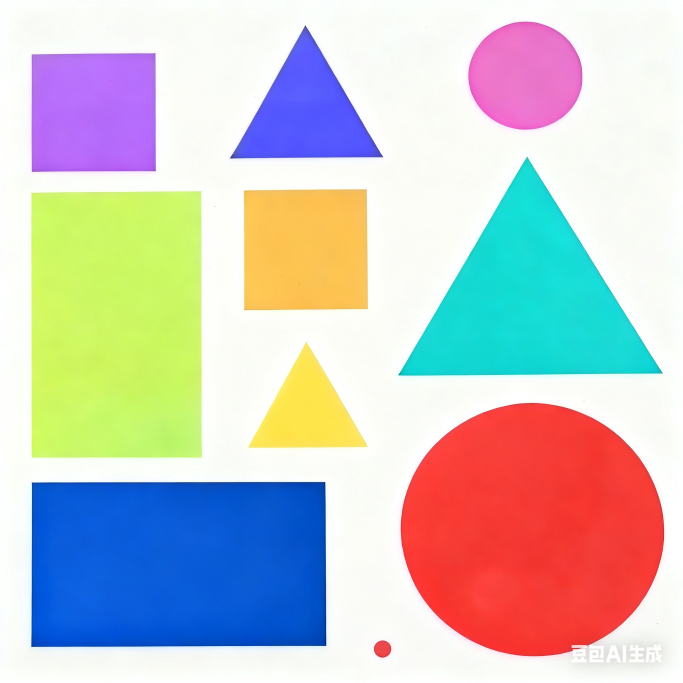
//> input picture OpenCV/course/img/shape.png, 2048 x 2048 px (shown at 1/3 size)
$ ./ShapesDetection   (built with g++ and OpenCV 4)
//> lines starting //> are read from the running program, lines starting //| are printed output that depends on the picture; after the words box and inside, x2 and y2 are one past the last pixel; in counts of white or black regions, pixels touching at a corner belong together
#include <opencv2/opencv.hpp>

//获取轮廓
void getContours(cv::Mat imgDil, cv::Mat img)
{
    // 存储轮廓的容器：每个轮廓是一个点集（vector<cv::Point>）
    std::vector< std::vector<cv::Point> > contours;
    // 存储轮廓层级关系的容器（父子轮廓的索引信息），向量中的每个元素是cv::Vec4i(4个int向量)-[next, previous, child, parent]
    std::vector<cv::Vec4i> hierarchy;
    // 检测轮廓
    cv::findContours(imgDil, contours, hierarchy, cv::RETR_EXTERNAL, cv::CHAIN_APPROX_SIMPLE);
    // 在原图上绘制轮廓（-1——绘制所有轮廓,0——绘制第1个轮廓）
    //cv::drawContours(img, contours, -1, cv::Scalar(255,0,255), 2);

    // 定义一个容器，用于存储每个轮廓的多边形逼近结果 - Polygon多边形
    std::vector< std::vector<cv::Point> > conPoly(contours.size()); //一定要在循环外
    // 存储每个多边形的最小边界矩形（Rect类型，包含左上角和宽高）
    std::vector<cv::Rect> boundRect(contours.size()); //一定要在循环外
    std::string objectType;

    //用面积过滤微小干扰
    for(int i=0; i<contours.size(); i++)
    {
        int area = contourArea(contours[i]);
        std::cout << area << std::endl;
        if(area > 1000)
        {
            //cv::drawContours(img, contours, i, cv::Scalar(255,0,255), 2);

            //多边形拟合
            // 计算轮廓的周长（true表示轮廓闭合）
            float peri = cv::arcLength(contours[i], true);
            // 多边形逼近（简化轮廓）
            // 参数：输入轮廓、输出多边形顶点、逼近精度（0.02*周长，值越小越接近原轮廓）、是否闭合
            cv::approxPolyDP(contours[i], conPoly[i], 0.02*peri, true);
            // 绘制简化后的多边形（紫色线条）
            cv::drawContours(img, conPoly, i, cv::Scalar(255,0,255), 2);
            std::cout << conPoly[i].size() << std::endl;

            //绘制外接矩形
            // 计算多边形的最小边界矩形（能完全包围多边形的最小矩形）
            boundRect[i] = cv::boundingRect(conPoly[i]);
            // 绘制边界矩形（绿色线条，线宽5）
            // tl()——左上角"top-left"，br()右下角——"bottom-right"
            rectangle(img, boundRect[i].tl(), boundRect[i].br(), cv::Scalar(0, 255, 0), 2);

            //根据顶点数判断形状
            int objCor = (int)conPoly[i].size(); //获取多边形顶点数
            if(objCor == 3) { objectType = "Triangle"; }
            else if(objCor == 4)
            {
                float aspRatio = (float)boundRect[i].width / (float)boundRect[i].height; //宽高比
                std::cout << aspRatio << std::endl;
                if(aspRatio>0.95 && aspRatio<1.05) { objectType = "Square"; }
                else { objectType = "Rectangle"; }
            }
            else if(objCor > 4) { objectType = "Circle"; }
            putText(img, objectType, {boundRect[i].x, boundRect[i].y-5}, cv::FONT_HERSHEY_PLAIN, 0.75, cv::Scalar(0, 69, 255), 1);
        }
    }
}

int main()
{
    std::string path = "/home/emmm/Desktop/scnu_rm/OpenCV/course/img/shape.png";
    cv::Mat imgOriginal = cv::imread(path);
//> imgOriginal is the input picture: 2048 rows x 2048 cols, CV_8UC3; mean B, G, R 197.7, 197.9, 200.3
    resize(imgOriginal, imgOriginal, cv::Size(), 0.25, 0.25);
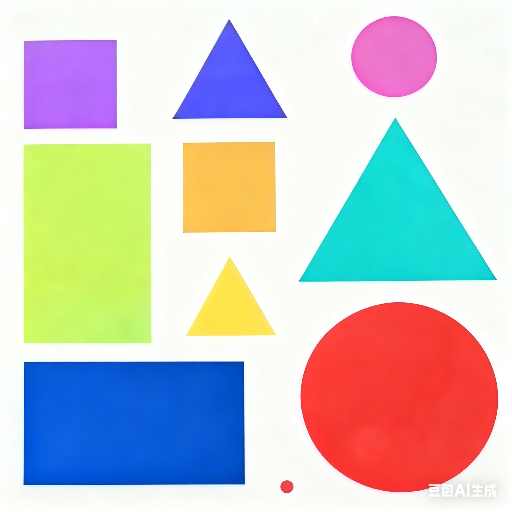
//> imgOriginal: 512 rows x 512 cols, CV_8UC3; mean B, G, R 197.8, 198.1, 200.4


    //去水印
    // 创建掩码（单通道，水印区域设为白色255，其他区域黑色0）
    cv::Mat mask = cv::Mat::zeros(imgOriginal.size(), CV_8UC1); // 初始化全黑掩码
    rectangle(imgOriginal, cv::Point(428, 484), cv::Point(498, 498), cv::Scalar(255, 255, 255), -1); // 标记水印区域为白色
//> imgOriginal: 512 rows x 512 cols, CV_8UC3; 0.41% of pixels changed, all inside (x1, y1, x2, y2) = (428, 484, 499, 499)
    cv::Mat img;
    // 图像修复（利用周围像素填充水印区域）
    // 参数：原图、掩码、输出图、修复半径（3~5较合适）、修复算法（TELEA更常用）
    cv::inpaint(imgOriginal, mask, img, 3, cv::INPAINT_TELEA);


    //Preprocessing预处理 —— 图像边缘检测与增强
    cv::Mat imgGray, imgBlur, imgCanny, imgDil;
    cv::cvtColor(img, imgGray, cv::COLOR_BGR2GRAY);
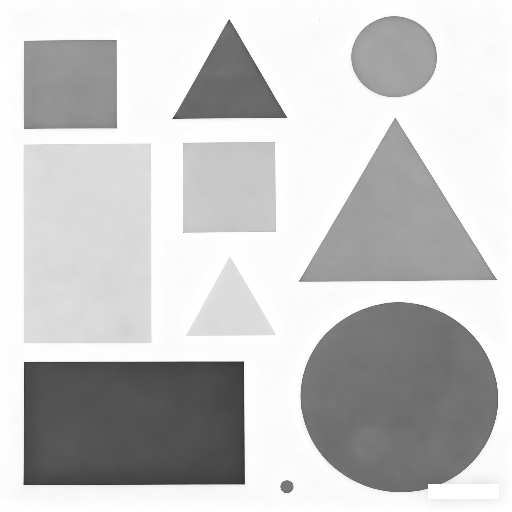
//> imgGray: 512 rows x 512 cols, CV_8UC1; min 48, max 255, mean 198.8
    cv::GaussianBlur(imgGray, imgBlur, cv::Size(3, 3), 3, 0);
    cv::Canny(imgBlur, imgCanny, 25, 75);
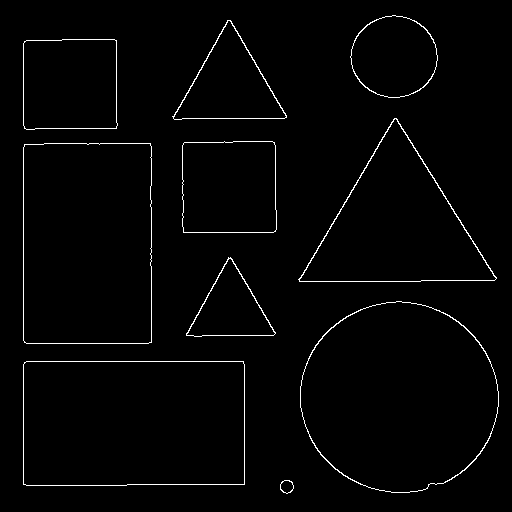
//> imgCanny: 512 rows x 512 cols, CV_8UC1; 1.7% white in thin lines or dots, all inside (x1, y1, x2, y2) = (23, 15, 499, 494)
    cv:: Mat kernel = cv::getStructuringElement(cv::MORPH_RECT, cv::Size(3, 3));
    cv::dilate(imgCanny, imgDil, kernel);
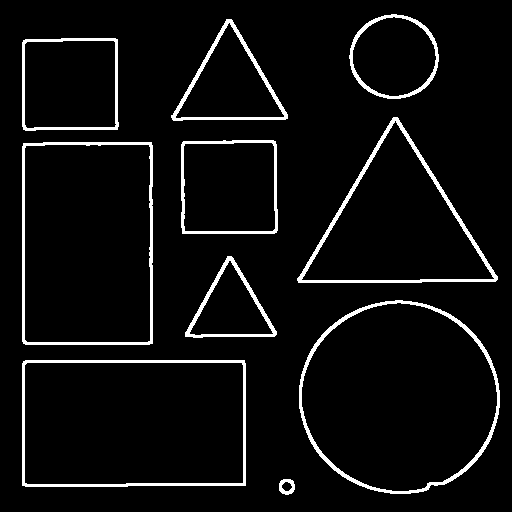
//> imgDil: 512 rows x 512 cols, CV_8UC1; 5.4% white; 10 white regions

    getContours(imgDil, img);
//> in getContours, `cv::findContours(imgDil, contours, hierarchy, cv::RETR_EXTERNAL, cv::C..`: contours = 10 contours; largest, box (x1, y1, x2, y2) and area: (299, 300, 500, 494) 30240, (22, 360, 246, 487) 27972, (22, 142, 153, 345) 26213, (297, 117, 498, 283) 17109, (181, 140, 278, 234) 8784
//> in getContours, `std::vector< std::vector<cv::Point> > conPoly(contours.size());`: conPoly = 10 empty contours
//> the loop in getContours, `for(int i=0; i<contours.size(); i++)` made 10 passes
//> (area, peri, objCor, aspRatio) on passes 2, 5, 6, 8: (27971, 695.1, 4, 1.78), (26213, 663, 4, 0.644), (8783, 374.4, 4, 1.02), (8614, 370.7, 4, 1.04)
//> (area, peri, objCor) on passes 3, 4, 7, 9, 10: (30240, 653.3, 8), (3982, 290.7, 3), (17109, 612.8, 3), (6204, 367.2, 3), (5850, 287.4, 8)
//| 190
//| 27971
//| 4
//| 1.77778
//> (the first 4 of 19 printed lines)
//> (output is shown up to pass 8 of 10)
//> pass 2, in getContours, `putText(img, objectType, {boundRect[i].x, boundRect[i].y-5}, cv::FONT_..`:
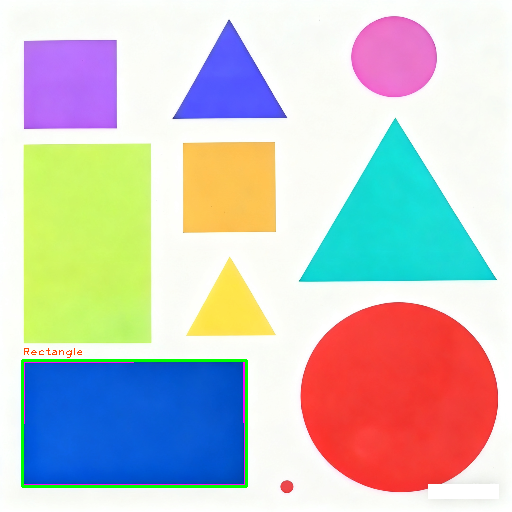
//> img: 512 rows x 512 cols, CV_8UC3; mean B, G, R 195.9, 197.9, 199.1
//> pass 3, in getContours, `putText(img, objectType, {boundRect[i].x, boundRect[i].y-5}, cv::FONT_..`:
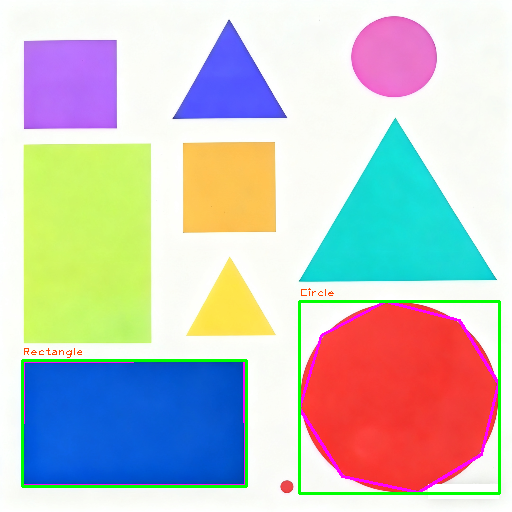
//> img: 512 rows x 512 cols, CV_8UC3; 1.59% of pixels changed, all inside (x1, y1, x2, y2) = (298, 288, 501, 495)
//> after the loop in getContours, `for(int i=0; i<contours.size(); i++)`:
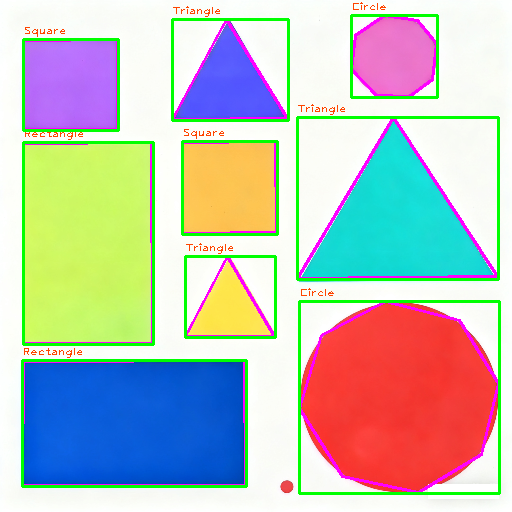
//> img: 512 rows x 512 cols, CV_8UC3; 5.76% of pixels changed, all inside (x1, y1, x2, y2) = (22, 2, 500, 346)

    cv::imshow("Image Original", imgOriginal);
    cv::imshow("Image", img);
    cv::imshow("Image Dilation", imgDil);

    cv::waitKey(0);

    return 0;
}


// cv::contourArea —— 计算轮廓面积
// double contourArea(
//     InputArray contour,  // 输入轮廓（std::vector<cv::Point> 类型）
//     bool oriented = false  // 是否返回有方向的面积（默认false，返回绝对值）
// );

// cv::arcLength —— 计算轮廓周长（弧长）
// double arcLength(
//     InputArray curve,  // 输入曲线/轮廓（std::vector<cv::Point> 类型）
//     bool closed        // 曲线是否闭合（轮廓通常为true）
// );

// cv::approxPolyDP —— 轮廓多边形逼近
// void approxPolyDP(
//     InputArray curve,        // 输入轮廓（原始曲线）
//     OutputArray approxCurve, // 输出的近似多边形（顶点更少）
//     double epsilon,          // 逼近精度（原始轮廓与近似多边形的最大距离，单位：像素）
//     bool closed              // 是否闭合（通常为true）
// );
// epsilon：核心参数，决定近似精度。值越小，近似越接近原始轮廓（顶点多）；值越大，轮廓越简化（顶点少）。
// 实际中常用 epsilon = 0.02 * arcLength(curve, true)（周长的 2%），平衡精度和简化程度

// cv::drawContours —— 绘制轮廓
// void drawContours(
//     InputOutputArray image,  // 目标图像（绘制到该图像上）
//     InputArrayOfArrays contours,  // 轮廓集合（std::vector<std::vector<cv::Point>>）
//     int contourIdx,          // 要绘制的轮廓索引（-1表示绘制所有轮廓）
//     const Scalar& color,     // 轮廓颜色（如cv::Scalar(0,255,0)表示绿色）
//     int thickness = 1,       // 轮廓线宽（-1表示填充轮廓内部）
//     int lineType = cv::LINE_8,  // 线类型（默认即可）
//     InputArray hierarchy = noArray(),  // 轮廓层级（通常无需传入）
//     int maxLevel = INT_MAX,   // 绘制的最大层级（默认绘制所有层级）
//     Point offset = Point()    // 轮廓偏移量（默认无偏移）
// );

$ run again, with OpenCV/course/img/card.png copied over OpenCV/course/img/shape.png
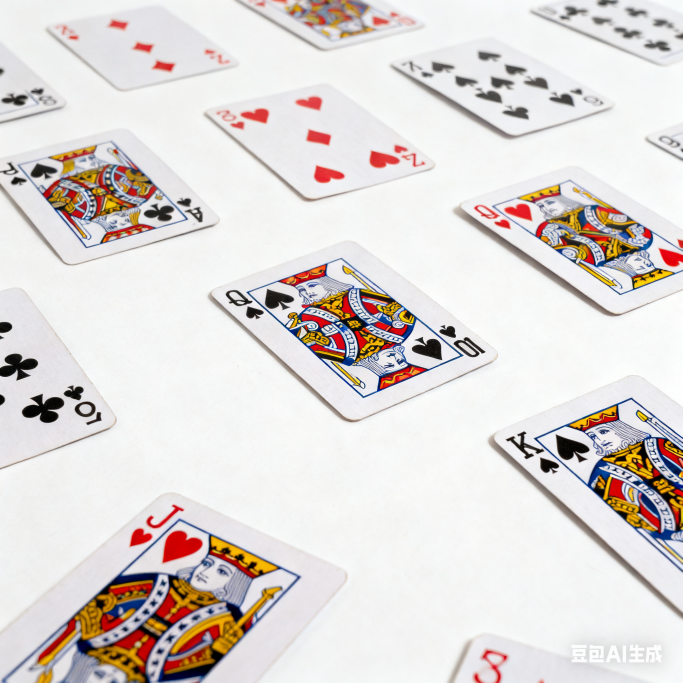
//> input picture OpenCV/course/img/card.png, 2048 x 2048 px (shown at 1/3 size)
//> imgOriginal is the input picture: 2048 rows x 2048 cols, CV_8UC3; mean B, G, R 215, 217.4, 223.2
//> `cv::Canny(imgBlur, imgCanny, 25, 75);`:
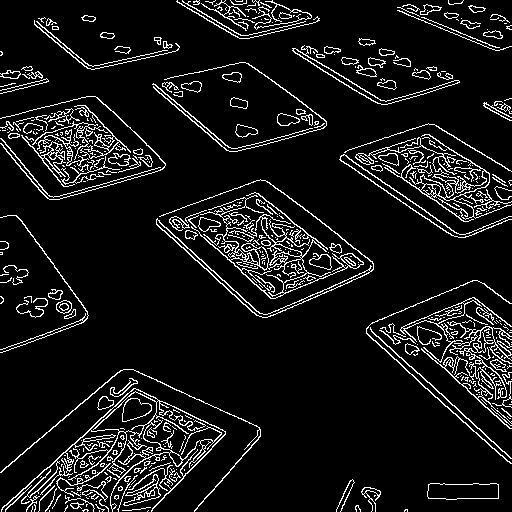
//> imgCanny: 512 rows x 512 cols, CV_8UC1; 9% white in thin lines or dots
//> imgDil: 512 rows x 512 cols, CV_8UC1; 27% white; 41 white regions
//> contours = 37 contours, 2 with area under 20; largest, box (x1, y1, x2, y2) and area: (155, 178, 375, 319) 17072, (0, 377, 227, 512) 15258, (151, 61, 328, 153) 9306, (338, 122, 512, 239) 8921, (0, 95, 167, 201) 8347
//> conPoly = 37 empty contours
//> the loop in getContours, `for(int i=0; i<contours.size(); i++)` made 37 passes
//> (area, peri, objCor, aspRatio) on passes 4, 8, 15, 21, 37: (1206, 181, 4, 4.06), (8344, 510.1, 4, 1.01), (17071, 563.9, 4, 1.57), (9305, 441.5, 4, 1.92), (3414, 366.5, 4, 3.65)
//> (printed output is left out)
//> after the loop in getContours, `for(int i=0; i<contours.size(); i++)`:
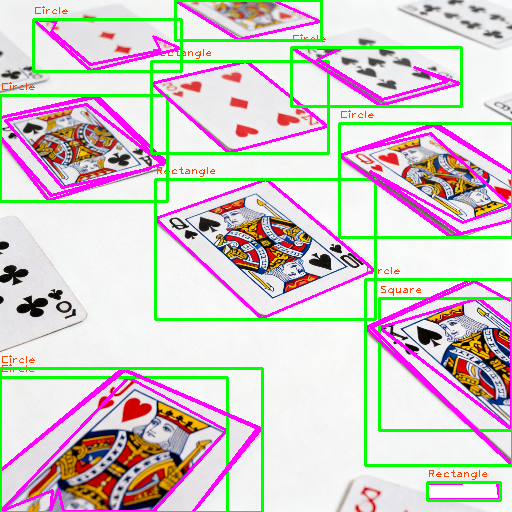
//> img: 512 rows x 512 cols, CV_8UC3; mean B, G, R 202.7, 204.2, 211.4
